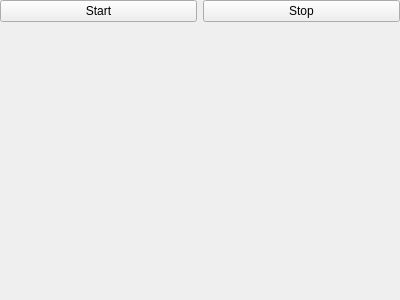
<?xml version="1.0" encoding="UTF-8"?>
<ui version="4.0">
 <class>gui::OscilloscopeForm</class>
 <widget class="QWidget" name="gui::OscilloscopeForm">
  <property name="geometry">
   <rect>
    <x>0</x>
    <y>0</y>
    <width>400</width>
    <height>300</height>
   </rect>
  </property>
  <property name="windowTitle">
   <string>Form</string>
  </property>
  <layout class="QVBoxLayout" name="verticalLayout">
   <property name="leftMargin">
    <number>0</number>
   </property>
   <property name="topMargin">
    <number>0</number>
   </property>
   <property name="rightMargin">
    <number>0</number>
   </property>
   <property name="bottomMargin">
    <number>0</number>
   </property>
   <item>
    <layout class="QHBoxLayout" name="horizontalLayout">
     <item>
      <widget class="QPushButton" name="startButton">
       <property name="text">
        <string>Start</string>
       </property>
      </widget>
     </item>
     <item>
      <widget class="QPushButton" name="stopButton">
       <property name="text">
        <string>Stop</string>
       </property>
      </widget>
     </item>
    </layout>
   </item>
   <item>
    <spacer name="verticalSpacer">
     <property name="orientation">
      <enum>Qt::Vertical</enum>
     </property>
     <property name="sizeHint" stdset="0">
      <size>
       <width>20</width>
       <height>272</height>
      </size>
     </property>
    </spacer>
   </item>
  </layout>
 </widget>
 <resources/>
 <connections/>
</ui>
